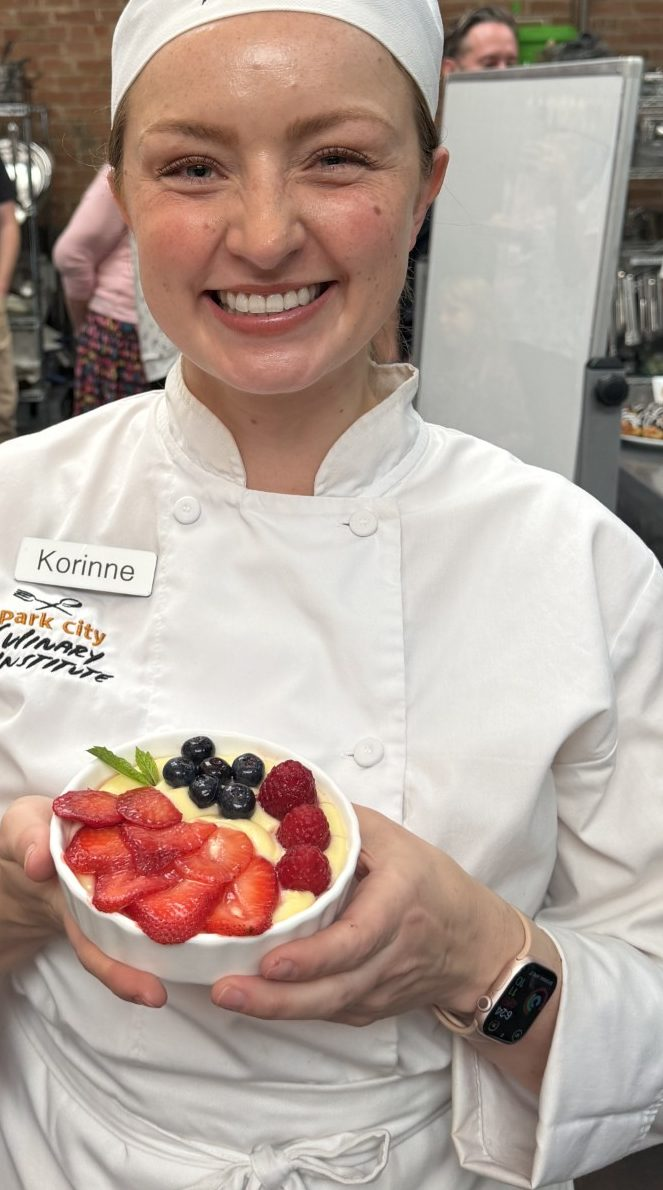
#> input picture src/assets/photos/about-chef-whites.jpg, 663 x 1190 px, given in place of ivory-135.JPG, which was not available
$ python crop-photos.py ../src/assets/photos ../src/assets/photos/about-chocolate-cake.jpg
#> lines starting #> are read from the running program, lines starting #| are printed output that depends on the picture
"""How the site photos in src/assets/photos were cropped from the originals.
Re-run on full-size originals: python3 -I scripts/crop-photos.py ORIGINALS_DIR src/assets/photos"""
import sys, os
from PIL import Image, ImageOps

raw, out = sys.argv[1], sys.argv[2]
os.makedirs(out, exist_ok=True)

# name: (source, (left, top, right, bottom) as fractions, page)
PICKS = {
    # About
    'about-portrait': ('ivory-135.JPG', (0.0, 0.08, 1.0, 1.0), 'about'),
    'about-portrait-standing': ('ivory-137.JPG', (0.0, 0.06, 1.0, 1.0), 'about'),
    'about-mixing': ('IMG_3353.jpg', (0.22, 0.05, 1.0, 0.92), 'about'),
    'about-chocolate-cake': ('IMG_1023.jpg', (0.24, 0.02, 0.80, 0.78), 'about'),
    'about-chef-whites': ('c74468fc-abf1-4933-bc2f-0acbb1cb23d2.jpg', (0.36, 0.28, 0.82, 0.90), 'about'),
    # Gallery (signature dishes)
    'gallery-roulade-plate': ('011fcd37-efd6-458b-a160-80a0a6446de8.jpg', (0.0, 0.22, 0.95, 0.97), 'gallery'),
    'gallery-strawberry-layer-cake': ('2ae432d6-a1ef-4af3-84eb-a1b1bc80947d.jpg', (0.12, 0.10, 1.0, 0.82), 'gallery'),
    'gallery-strawberry-cake-top': ('3b44fd21-4d27-463a-8f2a-a6e3d477d22d.jpg', (0.06, 0.15, 0.96, 0.82), 'gallery'),
    'gallery-rainbow-cake-slice': ('IMG_6342.jpg', (0.0, 0.25, 1.0, 0.86), 'gallery'),
    'blog-chocolate-caramel-cake': ('IMG_1031.jpg', (0.0, 0.20, 1.0, 1.0), 'blog'),
    'gallery-monkey-bread': ('IMG_7875.jpg', (0.02, 0.12, 0.98, 0.88), 'gallery'),
    # Bake drops
    'bake-braided-rolls': ('IMG_3243.jpg', (0.0, 0.0, 1.0, 0.52), 'bake'),
    'bake-pecan-cake': ('IMG_1268.jpg', (0.18, 0.10, 0.88, 0.98), 'bake'),
    # Classes
    'class-mixing': ('IMG_3353.jpg', (0.0, 0.06, 1.0, 0.78), 'classes'),
    'class-braided-rolls': ('IMG_3243.jpg', (0.0, 0.45, 1.0, 1.0), 'classes'),
    # Kitchen Notes
    'blog-fried-rice': ('IMG_4907.jpg', (0.0, 0.18, 1.0, 0.95), 'blog'),
    'blog-chocolate-sprinkle-cake': ('IMG_4603.jpg', (0.0, 0.12, 1.0, 0.88), 'blog'),
    'blog-sprinkle-cake': ('IMG_6327.jpg', (0.10, 0.10, 0.95, 0.95), 'blog'),
    'blog-stethoscope-cake': ('IMG_4980.jpg', (0.38, 0.22, 0.83, 0.95), 'blog'),
    'blog-mint-oreo-cake': ('IMG_5867.jpg', (0.30, 0.18, 0.88, 1.0), 'blog'),
    # Added back: children cropped out, names kept
    'about-graduation': ('172777e8-c9a2-4115-901a-405f0754835c.jpg', (0.14, 0.14, 0.98, 0.98), 'about'),
    'about-school-poster': ('59a746f2-84a4-49e3-8642-ddfc0ed7430c.jpg', (0.0, 0.06, 1.0, 0.96), 'about'),
    'blog-birthday-cake-aria': ('61156080-3f31-470f-99f8-034c5bf419dd.jpg', (0.20, 0.10, 0.73, 0.84), 'blog'),
    'blog-pink-sprinkle-cake': ('IMG_3706.jpg', (0.0, 0.60, 0.58, 1.0), 'blog'),
    'blog-racecar-cake': ('IMG_7577.jpg', (0.06, 0.06, 0.98, 0.88), 'blog'),
    'blog-congrats-daddy-cake': ('IMG_2190.jpg', (0.05, 0.05, 0.95, 0.98), 'blog'),
    'blog-anniversary-cake': ('IMG_3302.jpg', (0.05, 0.10, 0.95, 0.95), 'blog'),
    'blog-birthday-31-cake': ('IMG_2841.jpg', (0.08, 0.20, 0.80, 0.98), 'blog'),
    'blog-first-birthday-cake': ('IMG_4621.jpg', (0.0, 0.05, 1.0, 0.95), 'blog'),
    'blog-rosette-cake': ('IMG_0277.jpg', (0.0, 0.0, 1.0, 1.0), 'blog'),
    # Recipes
    'recipe-healthy-pancakes': ('healthy-pancakes.jpg', (0.03, 0.17, 0.97, 0.80), 'recipes'),
}

for name, (src, (l, t, r, b), page) in PICKS.items():
    im = ImageOps.exif_transpose(Image.open(os.path.join(raw, src))).convert('RGB')
#> im is the input picture: PIL image 663x1190 RGB; mean R, G, B 179.2, 162.1, 152.8
    w, h = im.size
#> w = 663; h = 1190
    im = im.crop((round(l * w), round(t * h), round(r * w), round(b * h)))
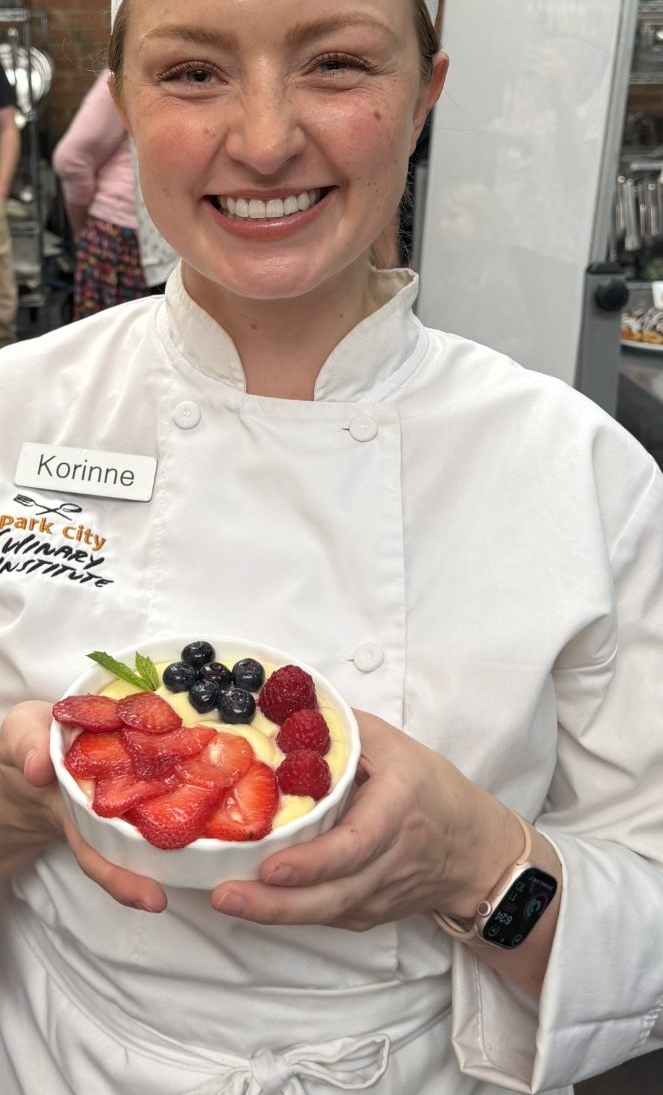
#> im: PIL image 663x1095 RGB; mean R, G, B 180.7, 163.9, 155.4
    im.thumbnail((2000, 2000), Image.LANCZOS)  # never upscale
    path = os.path.join(out, f'{name}.jpg')
    im.save(path, quality=82, optimize=True, progressive=True)
    print(f'{page:8} {name:34} {im.width}x{im.height}  {os.path.getsize(path)//1024} KB  <- {src}')
#| about    about-portrait                     663x1095  91 KB  <- ivory-135.JPG
#> pass 2 of the loop `for name, (src, (l, t, r, b), page) in PICKS.items():`:
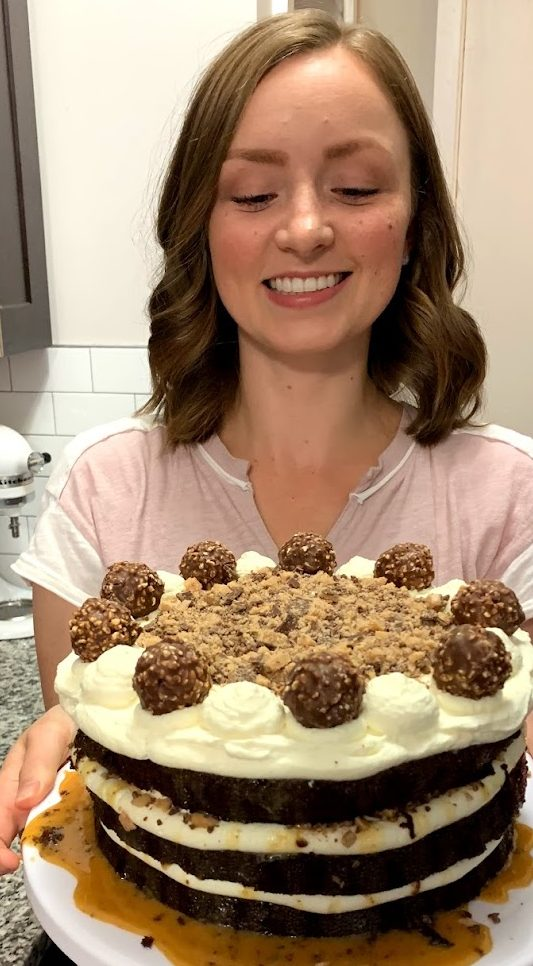
#> input picture src/assets/photos/about-chocolate-cake.jpg, 533 x 966 px, given in place of ivory-137.JPG, which was not available
#> im is the input picture: PIL image 533x966 RGB; mean R, G, B 162.4, 135.9, 110.6
#> `im = im.crop((round(l * w), round(t * h), round(r * w), round(b * h)))`:
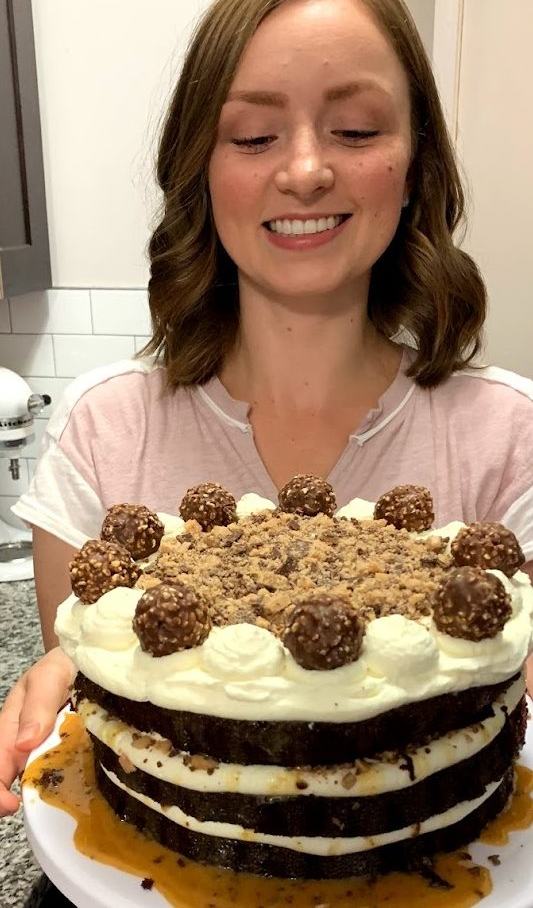
#> im: PIL image 533x908 RGB; mean R, G, B 159.1, 131.8, 106.4
#| about    about-portrait-standing            533x908  87 KB  <- ivory-137.JPG
#> (the run stopped early here; a loop or call above may not have finished)
